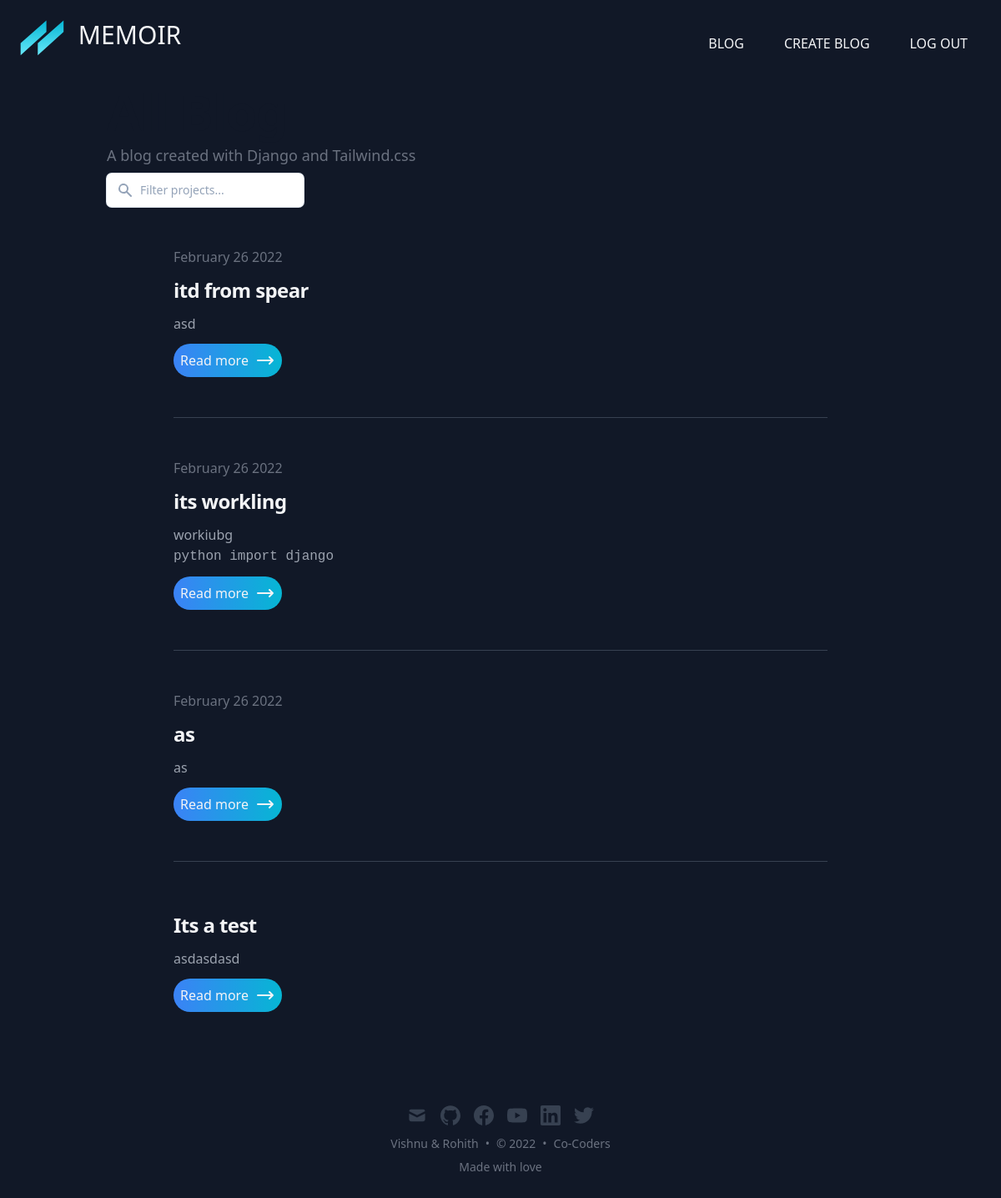
The app's page /search/ (signed in) with its own data.
### core/models.py (models this page shows, shortened)
class Notes(models.Model):
    title = models.CharField(max_length=255)
    slug = models.SlugField()
    description = models.TextField()
    date_created = models.DateTimeField(default=timezone.now)
    updated_at = models.DateTimeField(auto_now=True)
    user = models.ForeignKey(User, on_delete=models.CASCADE)
    date = models.CharField(max_length=255, blank=True)
    class Meta:
        ordering = ('-date_created'),

### core/views.py (the view)
# urls.py: path('search/', search, name='search'),
@login_required
def search(request):
    if request.method == 'POST':
        search = request.POST['searched']
        posts = Notes.objects.filter(title__contains=search)
        return render(request, 'blog.html', {'posts':posts})
    else:
        posts = Notes.objects.all()
        return render(request, 'blog.html',{'posts':posts})

### core/templatetags/blog_extras.py (called while the page is built)
@register.filter
def convert_markdown(value):
    return markdown.markdown(value)

### templates/blog.html (shortened to what this page needs)
{% extends 'base.html' %}
{% block content %}
<h1
  class="text-3xl font-bold leading-9 tracking-tight text-gray-900 dark:text-gray-100 sm:text-4xl sm:leading-10 md:text-6xl md:leading-14"
>
</h1>
<p class="text-lg my-2 leading-7 text-gray-500 dark:text-gray-400">
  A blog created with Django and Tailwind.css
</p>
<form class="group relative" method="POST" action="{% url 'core:search' %}">
  <input class="focus:ring-2 focus:ring-blue-500 focus:outline-none appearance-none w-full lg:w-1/4 text-sm leading-6 text-slate-900 placeholder-slate-400 rounded-md py-2 pl-10 ring-1 ring-slate-200 shadow-sm" type="text" aria-label="Filter projects" placeholder="Filter projects..." name="searched">
</form>
{% if posts %}
  {% include 'partials/post.html' %}
{% else %}
  {% include 'partials/404.html' %}
{% endif %}
  {% endblock content %}

### templates/partials/post.html (shortened to what this page needs)
{% load blog_extras %}
<ul class="divide-y divide-gray-700 w-full mx-auto md:px-20">
    {% for post in posts %}
      <li class="py-12">
      <article>
          <dl>
              <dd class="text-base font-medium leading-6 text-gray-500 text-gray-400">
                  <time datetime="2021-08-07T15:32:14.000Z">{{ post.date }}</time>
              </dd>
          </dl>
          <h2 class="text-2xl font-bold leading-8 tracking-tight my-3">
              <a class="text-gray-100" href="#">{{ post.title }}</a>
          </h2>
          <div class="prose max-w-none text-gray-400 my-3">{{ post.description|convert_markdown|safe }}</div>
          <a href="/blog/{{post.slug}}">
            <button class="text-gray-100 bg-gradient-to-r from-blue-500 to-cyan-500  rounded-full p-2 flex">Read more
              <span><svg xmlns="http://www.w3.org/2000/svg" class="h-6 w-6 ml-2" fill="none" viewBox="0 0 24 24" stroke="currentColor">
                  <path stroke-linecap="round" stroke-linejoin="round" stroke-width="2" d="M17 8l4 4m0 0l-4 4m4-4H3" />
                </svg></span>
          </button>
        </a>
      </article>
    </li>
    {% endfor %}
  </ul>

### records on screen
Notes: date "February 26 2022", title "itd from spear", description|convert_markdown "asd"
Notes: date "February 26 2022", title "its workling", description|convert_markdown "workiubg python import django"
Notes: date "February 26 2022", title "as", description|convert_markdown "as"
Notes: title "Its a test", description|convert_markdown "asdasdasd"
